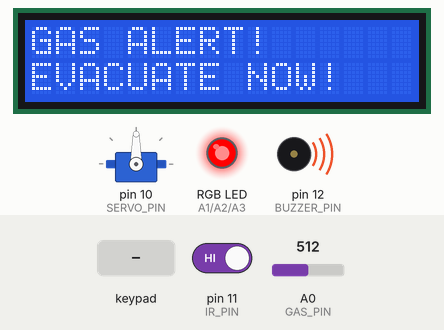
This sketch was run on a simulated Arduino Uno, built with avr-gcc and run on an emulated ATmega328P. On the bench: 16×2 character LCD, servo, an RGB LED mixed from three pins (HIGH = lit), buzzer (waves = sounding). The test bench sets the inputs (shaded band); at power-on: A0 (GAS_PIN) = 512, pin 11 (IR_PIN) HIGH. What the sketch prints to the serial monitor is not drawn.

Above: at 3.3 s.
3.4 s: A0 (GAS_PIN) set to 367
4.9 s: A0 (GAS_PIN) set to 342
At 5.8 s:
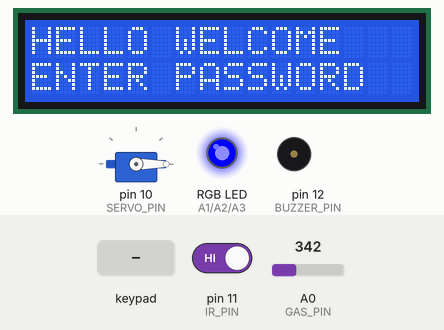
6.6 s: keypad keys 2 2 2 2 # pressed 0.4 s apart
At 9.5 s:
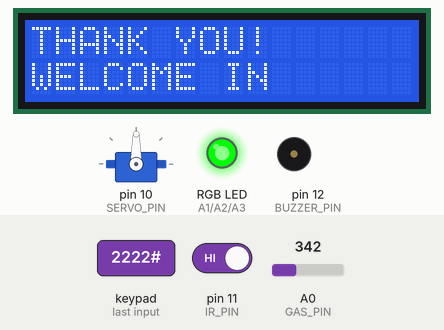
10.1 s: A0 (GAS_PIN) set to 385
11.6 s: A0 (GAS_PIN) set to 417
At 12.3 s:
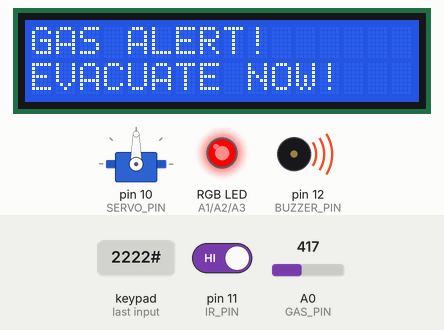
13.1 s: A0 (GAS_PIN) set to 340
At 14.3 s:
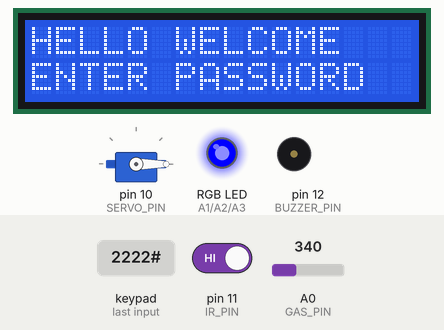
Timing chart, 0 to 15.6 s (numbered marks = the images above; inputs shaded):
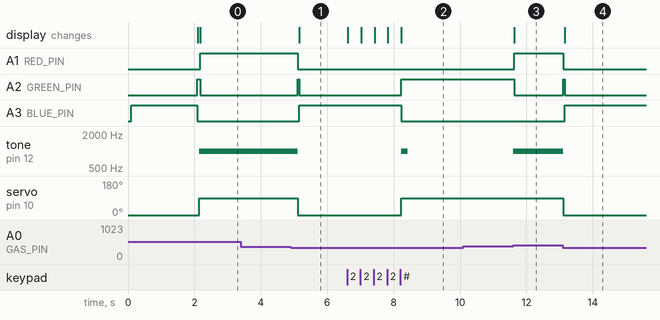

Measured:
- the behaviour switches between 351 and 350 on A0 (GAS_PIN) (found by bisection; images 0 and 1)
- the behaviour switches between 399 and 400 on A0 (GAS_PIN) (found by bisection; images 2 and 3)
- after the input at 3.4 s, every drawn part: stays the same
- after the input at 4.9 s, A1 (RED_PIN): HIGH → LOW after 0.21 s; A2 (GREEN_PIN): LOW → HIGH after 0.21 s, → LOW 0.05 s later; A3 (BLUE_PIN): LOW → HIGH after 0.26 s; tone on pin 12 (BUZZER_PIN): 1000 Hz → silent after 0.21 s; servo on pin 10 (SERVO_PIN): 90° → 0° after 0.21 s; the display: changes after 0.26 s (image 1)
- after the input at 6.6 s, A2 (GREEN_PIN): LOW → HIGH after 1.6 s; A3 (BLUE_PIN): HIGH → LOW after 1.6 s; tone on pin 12 (BUZZER_PIN): silent → 1000 Hz after 1.6 s, → silent 0.20 s later; servo on pin 10 (SERVO_PIN): 0° → 90° after 1.6 s; the display: first changes at once (image 2 shows a later state)
- after the input at 10.1 s, every drawn part: stays the same
- after the input at 11.6 s, A1 (RED_PIN): LOW → HIGH at once; A2 (GREEN_PIN): HIGH → LOW at once; tone on pin 12 (BUZZER_PIN): silent → 1000 Hz at once; the display: changes at once (image 3)
- after the input at 13.1 s, A1 (RED_PIN): HIGH → LOW at once; A2 (GREEN_PIN): LOW → HIGH at once, → LOW 0.05 s later; A3 (BLUE_PIN): LOW → HIGH after 0.06 s; tone on pin 12 (BUZZER_PIN): 1000 Hz → silent at once; servo on pin 10 (SERVO_PIN): 90° → 0° at once; the display: changes after 0.06 s (image 4)

The sketch:

smart-doorlock-smokedetection.ino
```cpp
#include <Wire.h>
#include <LiquidCrystal_I2C.h>
#include <Keypad.h>
#include <Servo.h>

// ========== LCD ==========
LiquidCrystal_I2C lcd(0x27, 16, 2);

// ========== PIN CONNECTIONS ==========
const int SERVO_PIN = 10;
const int IR_PIN = 11;
const int GAS_PIN = A0;
const int BUZZER_PIN = 12;

const int RED_PIN = A1;
const int GREEN_PIN = A2;
const int BLUE_PIN = A3;

// Change to LOW if your IR sensor detects with LOW.
const int IR_DETECTED_LEVEL = HIGH;

// ========== SERVO ==========
Servo doorServo;

// ========== KEYPAD ==========
const byte ROWS = 4;
const byte COLS = 4;

char keys[ROWS][COLS] = {
  {'1', '2', '3', 'A'},
  {'4', '5', '6', 'B'},
  {'7', '8', '9', 'C'},
  {'*', '0', '#', 'D'}
};

byte rowPins[ROWS] = {2, 3, 4, 5};
byte colPins[COLS] = {6, 7, 8, 9};

Keypad keypad = Keypad(
  makeKeymap(keys),
  rowPins,
  colPins,
  ROWS,
  COLS
);

// ========== PASSWORD ==========
String correctPassword = "2222";
String enteredPassword = "";

int wrongAttempts = 0;
const int MAX_ATTEMPTS = 3;

// ========== GAS SENSOR ==========
const int GAS_ALARM_THRESHOLD = 400;
const int GAS_CLEAR_THRESHOLD = 350;

int gasValue = 0;
bool gasEmergency = false;

// ========== TIMERS ==========
unsigned long stateTime = 0;
unsigned long lastGasCheck = 0;
unsigned long lastCountdownUpdate = 0;
unsigned long buzzerStartTime = 0;
unsigned long buzzerDuration = 0;
unsigned long lockoutStartTime = 0;
unsigned long lastIRDebug = 0;

bool buzzerTimed = false;

// ========== SYSTEM STATES ==========
enum SystemState {
  WAITING,
  PASSWORD_ENTRY,
  WRONG_PASSWORD,
  UNLOCKED,
  GOODBYE,
  LOCKOUT
};

SystemState currentState = WAITING;

// ========== RGB LED ==========
// Assumes common cathode RGB LED.

void setLED(bool red, bool green, bool blue) {
  digitalWrite(RED_PIN, red ? HIGH : LOW);
  digitalWrite(GREEN_PIN, green ? HIGH : LOW);
  digitalWrite(BLUE_PIN, blue ? HIGH : LOW);
}

// ========== BUZZER ==========

void beepFor(unsigned long duration) {
  tone(BUZZER_PIN, 1000);
  buzzerStartTime = millis();
  buzzerDuration = duration;
  buzzerTimed = true;
}

void updateBuzzer() {
  if (buzzerTimed &&
      millis() - buzzerStartTime >= buzzerDuration) {
    noTone(BUZZER_PIN);
    buzzerTimed = false;
  }
}

// ========== LCD FUNCTIONS ==========

void screenOff() {
  lcd.clear();
  lcd.noBacklight();
}

void showPasswordScreen() {
  lcd.backlight();
  lcd.clear();
  lcd.print("HELLO WELCOME");
  lcd.setCursor(0, 1);
  lcd.print("ENTER PASSWORD");

  enteredPassword = "";
}

// Return to black-screen waiting mode
void returnToWaiting() {
  enteredPassword = "";

  setLED(false, true, false);

  screenOff();

  currentState = WAITING;

  Serial.println("Waiting for next person...");
}

// ========== SETUP ==========

void setup() {

  Serial.begin(9600);

  lcd.init();
  lcd.backlight();

  doorServo.attach(SERVO_PIN);
  doorServo.write(0);

  pinMode(IR_PIN, INPUT_PULLUP);

  pinMode(BUZZER_PIN, OUTPUT);
  noTone(BUZZER_PIN);

  pinMode(RED_PIN, OUTPUT);
  pinMode(GREEN_PIN, OUTPUT);
  pinMode(BLUE_PIN, OUTPUT);

  setLED(false, false, false);

  lcd.clear();
  lcd.print("SMART DOOR LOCK");
  lcd.setCursor(0, 1);
  lcd.print("Starting...");

  setLED(false, false, true);

  delay(2000);

  // Start with LCD black
  returnToWaiting();

  Serial.println("System ready.");
  Serial.println("IR sensor monitoring started.");
}

// ========== MAIN LOOP ==========

void loop() {

  unsigned long now = millis();

  char key = keypad.getKey();

  updateBuzzer();

  // ========== IR SENSOR DEBUG ==========

  if (now - lastIRDebug >= 500) {
    lastIRDebug = now;

    Serial.print("IR sensor output: ");
    Serial.println(digitalRead(IR_PIN));
  }

  // ========== GAS SENSOR ==========

  if (now - lastGasCheck >= 500) {

    lastGasCheck = now;

    gasValue = analogRead(GAS_PIN);

    Serial.print("Gas reading: ");
    Serial.println(gasValue);

    // Gas detected
    if (!gasEmergency &&
        gasValue >= GAS_ALARM_THRESHOLD) {

      gasEmergency = true;

      doorServo.write(90);

      buzzerTimed = false;
      tone(BUZZER_PIN, 1000);

      lcd.backlight();
      lcd.clear();
      lcd.print("GAS ALERT!");
      lcd.setCursor(0, 1);
      lcd.print("EVACUATE NOW!");

      setLED(true, false, false);

      Serial.println("GAS EMERGENCY!");
    }

    // Gas returns to clear threshold
    if (gasEmergency &&
        gasValue <= GAS_CLEAR_THRESHOLD) {

      gasEmergency = false;

      noTone(BUZZER_PIN);
      buzzerTimed = false;

      doorServo.write(0);

      Serial.println("Gas level normal.");

      returnToWaiting();
    }
  }

  // Emergency overrides normal operation
  if (gasEmergency) {
    return;
  }

  // ========== SYSTEM STATES ==========

  switch (currentState) {

    // ----- WAITING FOR PERSON -----

    case WAITING:

      if (digitalRead(IR_PIN) == IR_DETECTED_LEVEL) {

        showPasswordScreen();

        setLED(false, false, true);

        currentState = PASSWORD_ENTRY;

        Serial.println("PERSON DETECTED!");
      }

      break;


    // ----- PASSWORD ENTRY -----

    case PASSWORD_ENTRY:

      if (key) {

        Serial.print("Key pressed: ");
        Serial.println(key);

        // Clear password
        if (key == '*') {

          enteredPassword = "";

          lcd.setCursor(0, 1);
          lcd.print("                ");
        }

        // Submit password
        else if (key == '#') {

          if (enteredPassword == correctPassword) {

            wrongAttempts = 0;

            lcd.clear();
            lcd.print("THANK YOU!");
            lcd.setCursor(0, 1);
            lcd.print("WELCOME IN");

            doorServo.write(90);

            setLED(false, true, false);

            beepFor(200);

            stateTime = now;

            currentState = UNLOCKED;

            Serial.println("Access granted.");
          }

          else {

            wrongAttempts++;

            lcd.backlight();
            lcd.clear();
            lcd.print("WRONG PASSWORD");
            lcd.setCursor(0, 1);
            lcd.print("ATTEMPTS: ");
            lcd.print(wrongAttempts);
            lcd.print("/3");

            setLED(true, false, false);

            // One-second warning
            beepFor(1000);

            stateTime = now;

            currentState = WRONG_PASSWORD;

            Serial.println("Wrong password.");
          }

          enteredPassword = "";
        }

        // Accept numbers
        else if (key >= '0' && key <= '9') {

          if (enteredPassword.length() < 4) {

            enteredPassword += key;

            lcd.setCursor(0, 1);
            lcd.print("                ");

            lcd.setCursor(0, 1);

            for (int i = 0;
                 i < enteredPassword.length();
                 i++) {
              lcd.print('*');
            }
          }
        }
      }

      break;


    // ----- WRONG PASSWORD -----

    case WRONG_PASSWORD:

      // Start lockout after 3 wrong attempts
      if (wrongAttempts >= MAX_ATTEMPTS &&
          now - stateTime >= 1500) {

        lockoutStartTime = now;
        lastCountdownUpdate = 0;

        lcd.backlight();
        lcd.clear();
        lcd.print("TOO MANY TRIES");
        lcd.setCursor(0, 1);
        lcd.print("Wait 60 seconds");

        setLED(true, false, false);

        // Two-second lockout warning
        beepFor(2000);

        currentState = LOCKOUT;

        Serial.println("60-second lockout started.");
      }

      // If fewer than 3 wrong attempts,
      // return directly to password entry.
      // NEVER turn the LCD black here.
      else if (wrongAttempts < MAX_ATTEMPTS &&
               now - stateTime >= 1500) {

        showPasswordScreen();

        setLED(false, false, true);

        currentState = PASSWORD_ENTRY;

        Serial.println("Try password again.");
      }

      break;


    // ----- 60-SECOND LOCKOUT -----

    case LOCKOUT: {

      unsigned long elapsed = now - lockoutStartTime;

      if (elapsed >= 60000UL) {

        wrongAttempts = 0;
        enteredPassword = "";

        Serial.println("Lockout ended.");

        returnToWaiting();

      }

      else if (now - lastCountdownUpdate >= 1000) {

        lastCountdownUpdate = now;

        int secondsLeft = 60 - (elapsed / 1000);

        lcd.backlight();
        lcd.clear();
        lcd.print("LOCKED OUT!");

        lcd.setCursor(0, 1);
        lcd.print("Wait ");
        lcd.print(secondsLeft);
        lcd.print(" seconds");

        setLED(true, false, false);
      }

      break;
    }


    // ----- DOOR UNLOCKED FOR 5 SECONDS -----

    case UNLOCKED:

      if (now - stateTime >= 5000) {

        // Lock the door
        doorServo.write(0);

        Serial.println("Door locked.");

        // Show goodbye message after locking
        lcd.clear();
        lcd.print("GOODBYE!");
        lcd.setCursor(0, 1);
        lcd.print("HAVE A NICE DAY");

        setLED(false, true, false);

        stateTime = now;

        currentState = GOODBYE;
      }

      break;


    // ----- GOODBYE MESSAGE FOR 2 SECONDS -----

    case GOODBYE:

      if (now - stateTime >= 2000) {

        Serial.println("Goodbye message finished.");

        // Turn LCD black after goodbye
        returnToWaiting();
      }

      break;

  }
}
```
